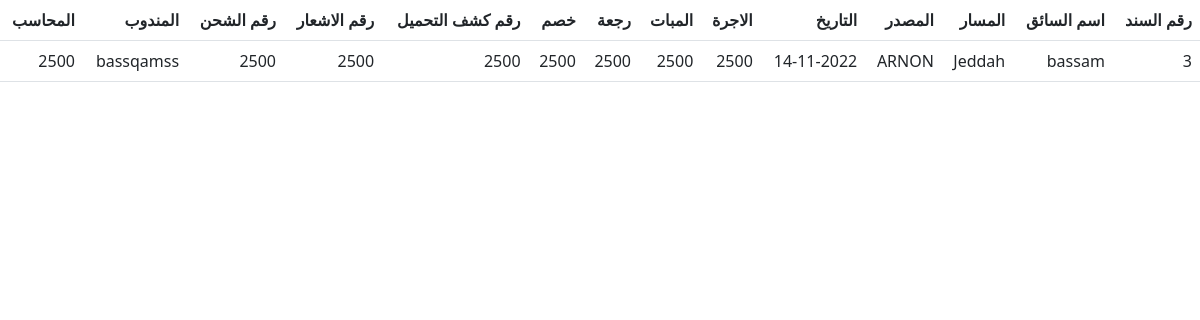
The page /financial/catch/details/3 on the database its author committed.
### financial/models.py (models this page shows, shortened)
class CatchReceipt(models.Model):
    invoices = models.ForeignKey(Invoices, on_delete=models.CASCADE,  null=True, blank=True  )
    catchReceipt_id= models.BigAutoField(primary_key=True)
    driver = models.ForeignKey(DriverModel, on_delete=models.CASCADE, null=True)
    source =  models.CharField(max_length=225,  default='' , help_text=' المصدر')
    destination =  models.CharField(max_length=225,  help_text=' الوجهة')
    company = models.ForeignKey(CompanyModel, on_delete=models.CASCADE, null=True)
    date = models.DateTimeField(default=timezone.now)
    amount =  models.CharField(max_length=225,  help_text=' الاجرة')
    overnight =  models.CharField(max_length=225,  help_text=' المبات')
    return_fare =  models.CharField(max_length=225,  help_text=' اجرة رجعة')
    deduction =  models.CharField(max_length=225,  help_text='خصم')
    policy_number =  models.CharField(max_length=225,  default='' , help_text=' رقم البوليصة')
    notice_number =  models.CharField(max_length=225,  default='' , help_text=' رقم الاشعار')
    Shipment_id =  models.CharField(max_length=225,  default='' , help_text=' رقم الشحن')
    delegate =  models.ForeignKey(User, on_delete=models.CASCADE, null=True, help_text=' المندوب ')
    accountant =  models.CharField(max_length=225, null=True,help_text=' المحاسب ' )

### drivers/models.py (models this page shows)
class DriverModel(models.Model):
    driver_id = models.BigAutoField(primary_key=True)
    driver_name = models.CharField(max_length=225,  help_text='اسم السائق')
    Saudi_Arabia = 'Saudi'
    YEMEN = 'Yemeni'
    Syria = 'Syrian'
    Egypt = 'Egypt'
    Afghanistan = 'Afghanistan'
    Pakistan = 'Pakistani'
    Jordan = 'Jordanian'
    India = 'Indian'
    Other = 'other'
    countrys = [
        (Saudi_Arabia, 'Saudi'),
        (YEMEN, 'Yemeni'),
        (Syria, 'Syrian'),
        (Egypt, 'Egypt'),
        (Afghanistan, 'Afghanistan'),
        (Pakistan, 'Pakistani'),
        (Jordan, 'Jordanian'),
        (India, 'Indian'),
        (Other, 'other')
    ]
    driver_nationality = models.CharField(
        max_length=20, choices=countrys, default=Other,  help_text='جنسية السائق')
    driver_phone_number = models.CharField(
        max_length=16, help_text='رقم هاتف السائق ')
    Identification_Number = models.CharField(
        max_length=10,  help_text='رقم الهوية/الاقامة')
    truck_plate_number = models.CharField(
        max_length=8,  help_text='رقم لوحة الشاحنة')
    Truck_Reefers = 'Truck_Reefers'
    Truck_Flatbed  = 'Truck_Flatbed'
    Truck_high_sides = 'Truck_high_sides'
    Truck_Curtainsider = 'Truck_Curtainsider'
    lory_Flatbed= 'lory_Flatbed'
    lory_Reefers= 'lory_Reefers'
    dinah_Flatbed= 'dinah_Flatbed'
    dinah_Reefers= 'dinah_Reefers'
    Vehicle = [
        (Truck_Reefers, 'Truck_Reefers'),
        (Truck_Flatbed, 'Truck_Flatbed'),
        (Truck_high_sides, 'Truck_high_sides'),
        (Truck_Curtainsider, 'Truck_Curtainsider'),
        (lory_Flatbed, 'lory_Flatbed'),
        (lory_Reefers, 'lory_Reefers'),
        (dinah_Flatbed, 'dinah_Flatbed'),
        (dinah_Reefers, 'dinah_Reefers'),
    ]
    Vehicle_Type = models.CharField( choices=Vehicle, default=Truck_Flatbed,
        max_length=30, help_text='نوع السيارة(سطحة - جوانب) ....')
    Sequence_Number = models.CharField(
        max_length=30, help_text='الرقم التسلسلي من الاستمارة')
    Owner_car_id_number = models.CharField(
        max_length=10,  help_text='رقم هوية مالك السيارة')
    Identification_photo = models.ImageField(
        upload_to='driver/', null=True, help_text='صورة الهوية/الاقامة ')
    def __str__(self):
        return self.driver_name

### companies/models.py (models this page shows)
class CompanyModel(models.Model):
    company_name = models.CharField(max_length=225,  help_text='اسم الشركة')
    company_id = models.BigAutoField(primary_key=True)
    company_city = models.CharField(max_length=225,  default='Dammam',help_text='مقر الشركة')
    charging_area = models.CharField( max_length=225, default='Jeddah', help_text='منطقة الشحن ')
    def __str__(self):
        return self.company_name

### financial/views.py (the view)
# urls.py: path('financial/catch/details/<int:pk>',views.catch_receipt_details, name='catch_receipt_details' ),
def catch_receipt_details(request, pk):
    catch_receipt = get_object_or_404(CatchReceipt, pk=pk)
    return render(request, 'financial/catch/catch_receipt_details.html',{'catch_receipt':catch_receipt})

### Shuhnaty/templates/financial/catch/catch_receipt_details.html (shortened to what this page needs)
<!doctype html>
<html dir="rtl" lang="ar" >
<head>
    <link href="https://cdn.jsdelivr.net/npm/bootstrap@5.2.2/dist/css/bootstrap.min.css" rel="stylesheet"
>
</head>
<body>
    <table class="table">
        <thead>
            <tr>
                <th>رقم السند</th>
                <th>اسم السائق</th>
                <th>المسار</th>
                <th>المصدر</th>
                <th>التاريخ </th>
                <th>الاجرة</th>
                <th>المبات</th>
                <th>رجعة</th>
                <th>خصم</th>
                <th>رقم كشف التحميل</th>
                <th>رقم الاشعار</th>
                <th>رقم الشحن</th>
                <th>المندوب </th>
                <th>المحاسب </th>
            </tr>
        </thead>
        <tbody>
            <tr>
                <td>{{ catch_receipt.catchReceipt_id }}</td>
                <td>{{ catch_receipt.driver }}</td>
                <td>{{ catch_receipt.source }}</td>
                <td>{{ catch_receipt.company }}</td>
                <td>{{ catch_receipt.date|date:"d-m-Y" }}</td>
                <td>{{ catch_receipt.amount }}</td>
                <td>{{ catch_receipt.overnight }}</td>
                <td>{{ catch_receipt.return_fare }}</td>
                <td>{{ catch_receipt.deduction }}</td>
                <td>{{ catch_receipt.policy_number }}</td>
                <td>{{ catch_receipt.notice_number }}</td>
                <td>{{ catch_receipt.Shipment_id }}</td>
                <td>{{ catch_receipt.delegate }}</td>
                <td>{{ catch_receipt.accountant }}</td>
            </tr>
        </tbody>
    </table>
</body>
</html>

### rows shown on the page
CatchReceipt: catchReceipt_id "3", driver "bassam", source "Jeddah", company "ARNON", date "14-11-2022", amount "2500", overnight "2500", return_fare "2500", deduction "2500", policy_number "2500", notice_number "2500", Shipment_id "2500", delegate "bassqamss", accountant "2500"
